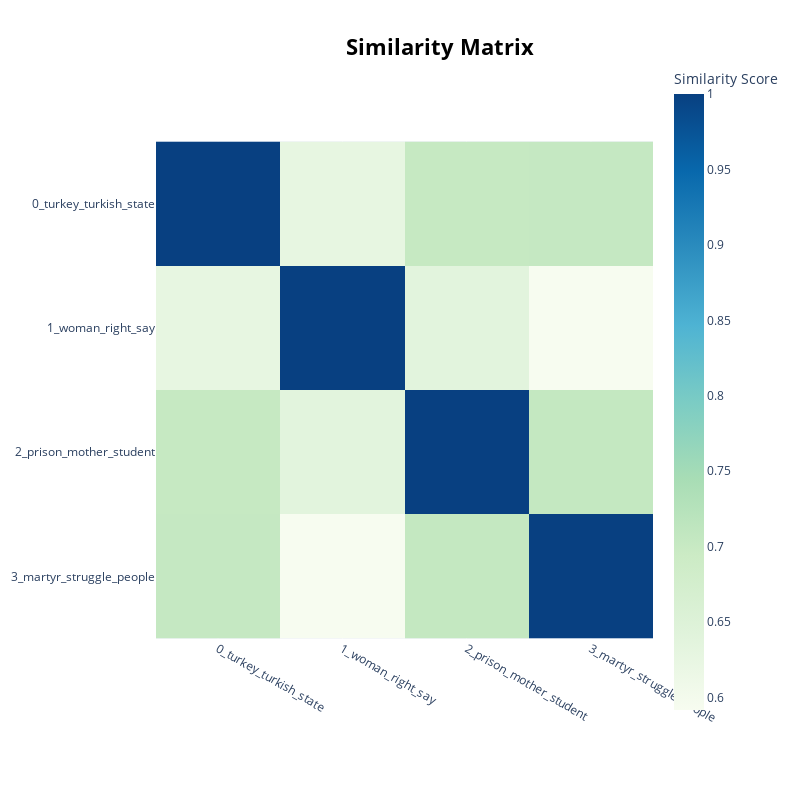

Here is the notebook cell this chart was saved with:
### Code cell
model_fr.visualize_heatmap()

### Figure 1 — Plotly figure (JSON) as saved in the notebook; plotly's stock layout.template omitted (floating-point values rounded to 4 significant figures)
{"data": [{"coloraxis": "coloraxis", "hovertemplate": "x: %{x}<br>y: %{y}<br>Similarity Score: %{z}<extra></extra>", "name": "0", "type": "heatmap", "x": ["0_turkey_turkish_state", "1_woman_right_say", "2_prison_mother_student", "3_martyr_struggle_people"], "xaxis": "x", "y": ["0_turkey_turkish_state", "1_woman_right_say", "2_prison_mother_student", "3_martyr_struggle_people"], "yaxis": "y", "z": [[1.0, 0.6275, 0.7024, 0.7031], [0.6275, 1.0, 0.6386, 0.5918], [0.7024, 0.6386, 1.0, 0.7055], [0.7031, 0.5918, 0.7055, 1]]}], "layout": {"coloraxis": {"colorbar": {"title": {"text": "Similarity Score"}}, "colorscale": [[0, "rgb(247,252,240)"], [0.125, "rgb(224,243,219)"], [0.25, "rgb(204,235,197)"], [0.375, "rgb(168,221,181)"], [0.5, "rgb(123,204,196)"], [0.625, "rgb(78,179,211)"], [0.75, "rgb(43,140,190)"], [0.875, "rgb(8,104,172)"], [1, "rgb(8,64,129)"]]}, "height": 800, "hoverlabel": {"bgcolor": "white", "font": {"family": "Rockwell", "size": 16}}, "legend": {"title": {"text": "Trend"}}, "margin": {"t": 60}, "showlegend": true, "title": {"font": {"color": "Black", "size": 22}, "text": "<b>Similarity Matrix", "x": 0.55, "xanchor": "center", "y": 0.95, "yanchor": "top"}, "width": 800, "xaxis": {"anchor": "y", "constrain": "domain", "domain": [0, 1], "scaleanchor": "y"}, "yaxis": {"anchor": "x", "autorange": "reversed", "constrain": "domain", "domain": [0, 1]}}}
